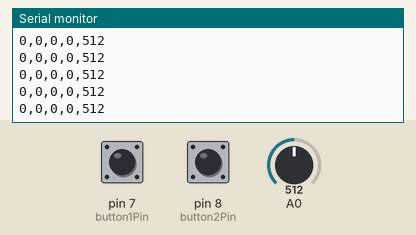
A sketch run on a simulated Arduino Uno, built with avr-gcc and run on an emulated ATmega328P. Parts: the last lines printed to the serial monitor. The test bench sets the inputs (shaded band); at power-on: A0 = 512, pin 7 (button1Pin) HIGH, pin 8 (button2Pin) HIGH.

Above: at 1.2 s.
1.3 s: A0 set to 716
At 1.31 s:
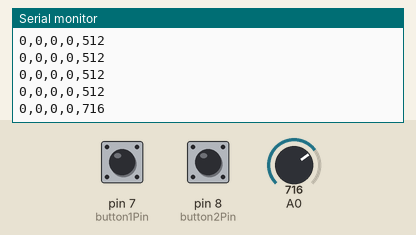
2.8 s: pin 7 (button1Pin) pulled LOW for 0.15 s
4.4 s: pin 8 (button2Pin) pulled LOW for 0.15 s
6.0 s: A0 set to 900
At 6.03 s:
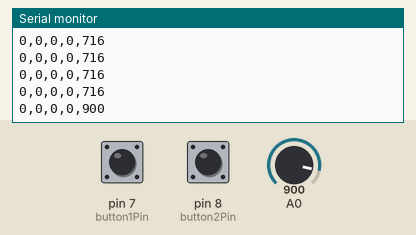
Timing chart, 0 to 8.5 s (numbered marks = the images above; inputs shaded):
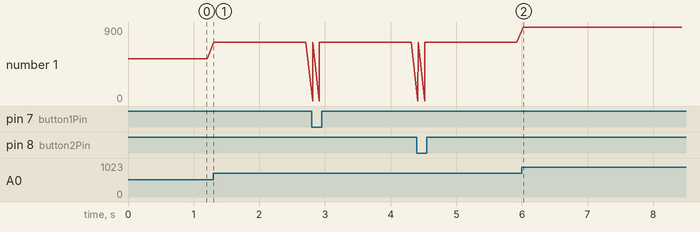

The sketch:

ArduSensor.ino
```cpp
// Pin numbers for buttons and analog input
const int button1Pin = 7;
const int button2Pin = 8;
int muscle;
//const int analogInputPin = A0;
//int ana

void setup() {
  // Initialize serial communication
  Serial.begin(115200);

  // Set button pins as inputs with pull-up resistors
  pinMode(button1Pin, INPUT_PULLUP);
  pinMode(button2Pin, INPUT_PULLUP);
}

void loop() {
  // Read button states
  int button1State = digitalRead(button1Pin);
  int button2State = digitalRead(button2Pin);

  // Check if button 1 is pressed
  if (button1State == LOW) {
    Serial.println("0,0,1,0,0");
  }

  // Check if button 2 is pressed
  if (button2State == LOW) {
    Serial.println("0,0,0,1,0");
  }

  // Read analog input value
  muscle = analogRead(A0);

  // Print analog input value on serial monitor
  Serial.println("0,0,0,0," + String(muscle));


  // Add a delay to avoid reading the buttons and analog input too quickly
  delay(100);
}
```

Measured:
- after the input at 1.3 s, the serial monitor: prints a new line at once (image 1)
- after the input at 6.0 s, the serial monitor: prints a new line at once (image 2)
- plotted number 1: 512 → 716 after the input at 1.3 s, 716 → 900 after the input at 6.0 s
